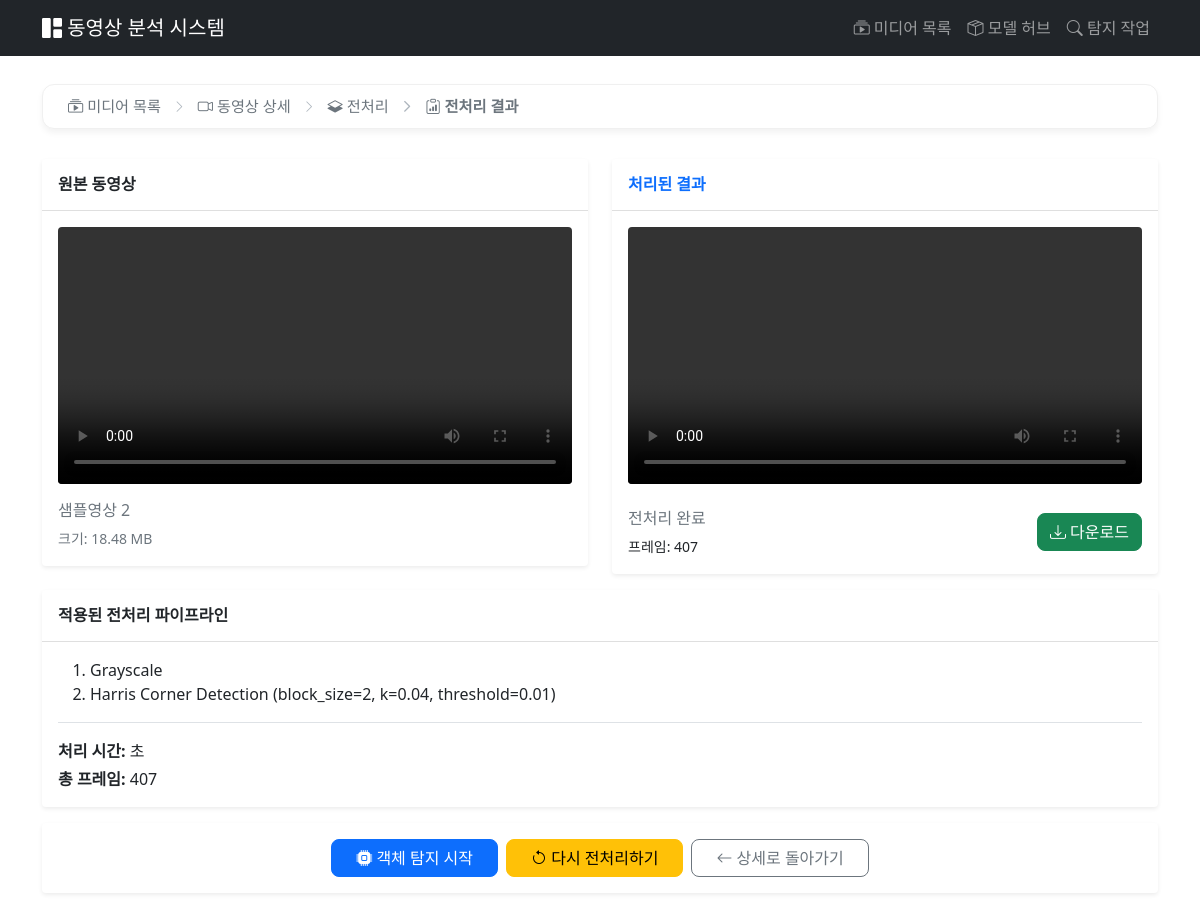
/analysis/61/result/, run on the app's committed database.
### videos/models.py (models this page shows, shortened)
class Video(models.Model):
    title = models.CharField(max_length=200, verbose_name='제목')
    description = models.TextField(blank=True, verbose_name='설명')
    file = models.FileField(
        upload_to=video_upload_path,
        verbose_name='동영상 파일'
    )
    thumbnail = models.ImageField(
        upload_to=thumbnail_upload_path,
        blank=True,
        null=True,
        verbose_name='썸네일'
    )
    file_size = models.BigIntegerField(default=0, verbose_name='파일 크기')
    uploaded_at = models.DateTimeField(auto_now_add=True, verbose_name='업로드 시간')
    class Meta:
        verbose_name = '동영상'
        verbose_name_plural = '동영상들'
        ordering = ['-uploaded_at']
    def get_file_size_display(self):
        size = self.file_size
        for unit in ['B', 'KB', 'MB', 'GB', 'TB']:
            if size < 1024.0:
                return f"{size:.2f} {unit}"
            size /= 1024.0
        return f"{size:.2f} PB"

### analysis/models.py (models this page shows, shortened)
class Analysis(models.Model):
    STATUS_CHOICES = [
        ('ready', '준비'),
        ('processing', '처리 중'),
        ('completed', '완료'),
        ('failed', '실패'),
    ]
    video = models.ForeignKey(
        Video,
        on_delete=models.CASCADE,
        related_name='analyses',
        null=True,
        blank=True,
        verbose_name='동영상'
    )
    image = models.ForeignKey(
        'videos.Image',
        on_delete=models.CASCADE,
        related_name='analyses',
        null=True,
        blank=True,
        verbose_name='이미지'
    )
    preprocessing_pipeline = models.JSONField(
        default=list,
        blank=True,
        verbose_name='전처리 파이프라인'
    )
    status = models.CharField(
        max_length=20,
        choices=STATUS_CHOICES,
        default='ready',
        verbose_name='상태'
    )
    progress = models.IntegerField(default=0, verbose_name='진행률 (%)')
    current_step = models.CharField(
        max_length=200,
        blank=True,
        default='',
        verbose_name='현재 단계'
    )
    started_at = models.DateTimeField(null=True, blank=True, verbose_name='시작 시간')
    completed_at = models.DateTimeField(null=True, blank=True, verbose_name='완료 시간')
    processed_frames = models.IntegerField(default=0, verbose_name='처리된 프레임')
    total_frames = models.IntegerField(default=0, verbose_name='총 프레임')
    output_video_path = models.CharField(
        max_length=500,
        blank=True,
        verbose_name='출력 파일 경로'
    )
    error_message = models.TextField(blank=True, verbose_name='에러 메시지')
    created_at = models.DateTimeField(auto_now_add=True, verbose_name='생성일')
    updated_at = models.DateTimeField(auto_now=True, verbose_name='수정일')
    class Meta:
        verbose_name = '분석'
        verbose_name_plural = '분석들'
        ordering = ['-created_at']
    def get_media(self):
        if self.video:
            return self.video
        elif self.image:
            return self.image
        else:
            return None
    def get_media_type(self):
        return 'video' if self.video else 'image'
    def get_pipeline_display(self):
        if not self.preprocessing_pipeline:
            return []
        display_names = {
            'harris_corner': 'Harris Corner Detection',
            'gaussian_blur': 'Gaussian Blur',
            'canny_edge': 'Canny Edge Detection',
            'median_blur': 'Median Blur',
            'gray_scale': 'Grayscale',
            'sobel_edge': 'Sobel Edge Detection',
            'threshold': 'Binary Threshold',
            'adaptive_threshold': 'Adaptive Threshold',
            'morphology_open': 'Morphological Opening',
            'morphology_close': 'Morphological Closing',
        }
        result = []
        for step in self.preprocessing_pipeline:
            step_type = step.get('type', '')
            display_name = display_names.get(step_type, step_type)
            params = step.get('params', {})
            if params:
                param_str = ', '.join([f"{k}={v}" for k, v in params.items()])
                display_name = f"{display_name} ({param_str})"
            result.append(display_name)
        return result

### analysis/views.py (the view)
# urls.py: path('<int:analysis_id>/result/', views.AnalysisResultView.as_view(), name='analysis_result'),
class AnalysisResultView(View):
    template_name = 'analysis/result.html'
    def get(self, request, analysis_id):
        analysis = get_object_or_404(Analysis, id=analysis_id)
        media = analysis.get_media()
        media_type = analysis.get_media_type()
        if not media:
            messages.error(request, '미디어를 찾을 수 없습니다.')
            return redirect('media_list')
        context = {
            'analysis': analysis,
            'media': media,
            'media_type': media_type,
        }
        return render(request, self.template_name, context)

### analysis/templates/analysis/result.html (shortened to what this page needs)
{% extends 'videos/base.html' %}
{% block breadcrumb_items %}
<li class="custom-breadcrumb-item">
    {% if media_type == 'image' %}
    <a href="{% url 'image_detail' media.id %}">
        <i class="bi bi-image"></i> 이미지 상세
    </a>
    {% else %}
    <a href="{% url 'video_detail' media.id %}">
        <i class="bi bi-camera-video"></i> 동영상 상세
    </a>
    {% endif %}
</li>
<li class="custom-breadcrumb-item" >
    <a href="{% url 'start_analysis' media.id %}">
        <i class="bi bi-layers-half"></i> 전처리
    </a>
</li>
<li class="custom-breadcrumb-item active" >
    <a href="{% url 'analysis_result' analysis.id %}">
        <i class="bi bi-clipboard-data"></i> 전처리 결과
    </a>
</li>
{% endblock %}
{% block content %}
<div class="row">
    <div class="col-md-6">
        <div class="card mb-3 border-0 shadow-sm">
            <div class="card-header bg-white py-3">
                <h6 class="mb-0 fw-bold">원본 {% if media_type == 'video' %}동영상{% else %}이미지{% endif %}</h6>
            </div>
            <div class="card-body">
                {% if media_type == 'video' %}
                    <video width="100%" controls preload="metadata" class="rounded">
                        <source src="{% url 'serve_video' media.pk %}" type="video/mp4">
                    </video>
                {% else %}
                    <img src="{{ media.file.url }}" class="img-fluid rounded" alt="원본 이미지">
                {% endif %}
                <div class="mt-2">
                    <p class="text-muted mb-1">{{ media.title }}</p>
                    <small class="text-secondary">크기: {{ media.get_file_size_display }}</small>
                </div>
            </div>
        </div>
    </div>
    <div class="col-md-6">
        <div class="card mb-3 border-0 shadow-sm">
            <div class="card-header bg-white py-3 text-primary">
                <h6 class="mb-0 fw-bold">처리된 결과</h6>
            </div>
            <div class="card-body">
                {% if media_type == 'video' %}
                    <video id="processedVideo" width="100%" controls preload="metadata" class="rounded">
                        <source src="{% url 'serve_analysis_video' analysis.id %}" type="video/mp4">
                    </video>
                {% else %}
                    <img src="{% url 'serve_analysis_image' analysis.id %}" class="img-fluid rounded shadow-sm" alt="처리된 이미지">
                {% endif %}
                <div class="d-flex justify-content-between align-items-center mt-3">
                    <div>
                        <p class="text-muted mb-1">전처리 완료</p>
                        {% if media_type == 'video' %}
                            <small>프레임: {{ analysis.processed_frames }}</small>
                        {% endif %}
                    </div>
                    <div>
                        <a href="{% if media_type == 'video' %}{% url 'serve_analysis_video' analysis.id %}{% else %}{% url 'serve_analysis_image' analysis.id %}{% endif %}"
                           download="processed_{{ media.file.name }}"
                           class="btn btn-success" style="border-radius: 8px;">
                            <i class="bi bi-download"></i> 다운로드
                        </a>
                    </div>
                </div>
            </div>
        </div>
    </div>
</div>
<div class="row">
    <div class="col-md-12">
        <div class="card mb-3 border-0 shadow-sm">
            <div class="card-header bg-white py-3">
                <h6 class="mb-0 fw-bold">적용된 전처리 파이프라인</h6>
            </div>
            <div class="card-body">
                <ol class="mb-3">
                    {% for step in analysis.get_pipeline_display %}
                        <li>{{ step }}</li>
                    {% endfor %}
                </ol>
                <div class="pt-3 border-top">
                    <p class="mb-1"><strong>처리 시간:</strong>
                        {% if analysis.started_at and analysis.completed_at %}
                            {{ analysis.get_duration|floatformat:1 }}초
                        {% endif %}
                    </p>
                    <p class="mb-0"><strong>{% if media_type == 'video' %}총 프레임{% else %}이미지 해상도{% endif %}:</strong> {{ analysis.total_frames }}</p>
                </div>
            </div>
        </div>
    </div>
</div>
<div class="card mb-4 border-0 shadow-sm">
    <div class="card-body">
        <div class="d-grid gap-2 d-md-flex justify-content-md-center">
            {% if analysis.status == 'completed' %}
            <a href="{% url 'vision_engine:select_model' analysis.id %}" class="btn btn-primary px-4" style="border-radius: 8px;">
                <i class="bi bi-cpu-fill"></i> 객체 탐지 시작
            </a>
            {% else %}
            <button class="btn btn-secondary px-4" disabled title="분석이 완료되어야 합니다" style="border-radius: 8px;">
                <i class="bi bi-cpu-fill"></i> 객체 탐지 시작
            </button>
            {% endif %}
            <a href="{% url 'start_analysis' media.id %}?type={{ media_type }}" class="btn btn-warning px-4" style="border-radius: 8px;">
                <i class="bi bi-arrow-counterclockwise"></i> 다시 전처리하기
            </a>
            <a href="{% if media_type == 'video' %}{% url 'video_detail' media.id %}{% else %}{% url 'image_detail' media.id %}{% endif %}"
               class="btn btn-outline-secondary px-4" style="border-radius: 8px;">
                <i class="bi bi-arrow-left"></i> 상세로 돌아가기
            </a>
        </div>
    </div>
</div>
<link rel="stylesheet" href="https://cdn.jsdelivr.net/npm/bootstrap-icons@1.10.0/font/bootstrap-icons.css">
{% endblock %}

### videos/templates/videos/base.html (style rules this page uses)
body { padding-top: 60px; }
.custom-breadcrumb-item { font-size: 0.95rem; font-weight: 500; display: flex; align-items: center; }
.custom-breadcrumb-item a { color: #6c757d; text-decoration: none; transition: all 0.3s ease; }
.custom-breadcrumb-item.active { color: #212529; font-weight: 700; }
.custom-breadcrumb-item + .custom-breadcrumb-item::before { content: "\F285"; font-family: "bootstrap-icons"; margin: 0 12px; color: #adb5bd; font-size: 0.8rem; }

### data on the page
Video: title "샘플영상 2", file_size "18.48 MB"
Analysis: processed_frames "407", total_frames "407"

### other printed values
{{ step }} "Grayscale" "Harris Corner Detection (block_size=2, k=0.04, threshold=0.01)"
